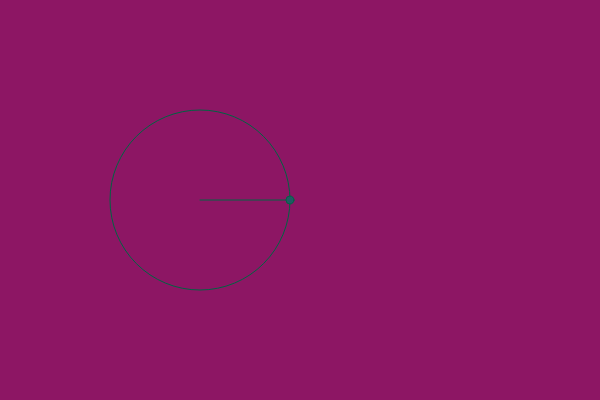
Frame 1 (no input)
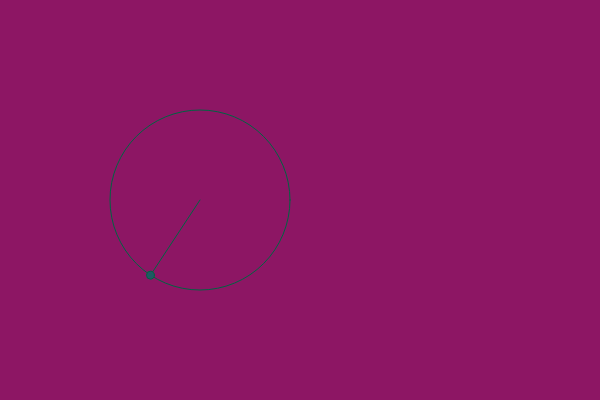
Frame 60 (no input)
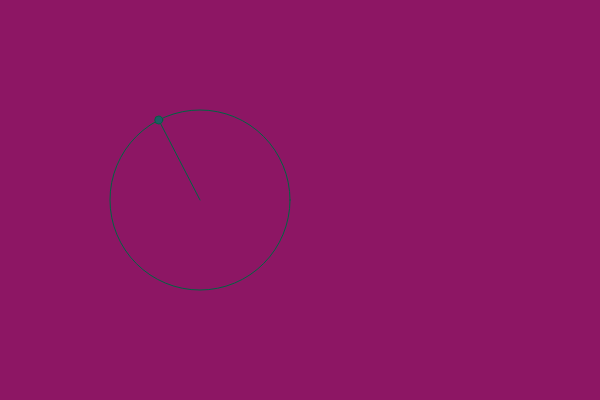
Frame 120 (the mouse pressed at the canvas centre since frame 60)

The p5.js sketch that drew these frames (run headless with seeded random() and noise() and a simulated clock; from frame 60 on, the mouse is pressed at the canvas centre):

// p5.js sketch
// ── sketch.js
let time = 0;
function setup() {
    createCanvas(600, 400);

  }
  
  function draw() { //draw loops each frame
    background(141, 22,100 ); //purple
    translate(200,200);

    //cirlce
    let radius =90;
    noFill();
    stroke(0,100,66);
    ellipse(0,0,radius*2);

    //polar coordinates
    //x = r * cos(time);
    //y =  r * sin(time);

    let x = radius * cos(time);
    let y  = radius * sin(time);
    fill(30,90,100);
    //line from origin to small circle
    line(0,0,x,y);
    ellipse(x,y,8);




    time -= 0.07;
  
  }
